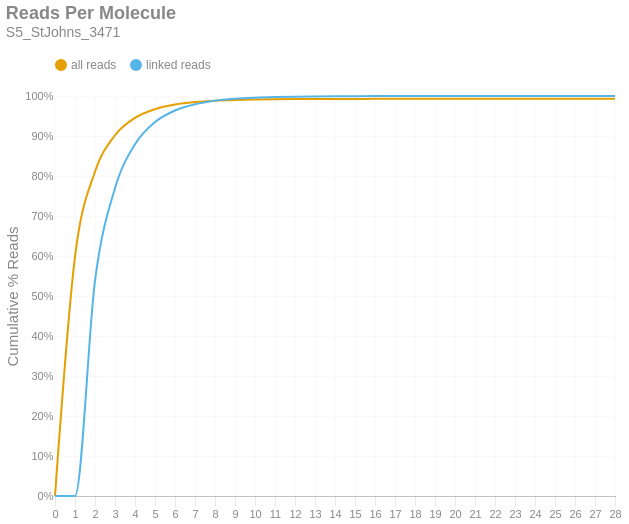

This figure's notebook cell:
### Markdown cell above
### Reads per Molecule
This chart shows the cumulative distribution of the number of reads per linked molecule. That is, how many alignments are associated with a unique molecule. This excludes the number of reads associated with invalid or absent linked-read barcodes. The `linked` histogram is the percentages recalculated when disregarding singletons.

### Code cell
if SKIPLR:
    print_html(f"Skipped")
else:
    counts = np.bincount(valids['reads'].cast(pl.Int64).to_numpy())
    weighted = counts * np.arange(len(counts))
    all_perc = weighted / n_reads
    linked_perc = weighted / n_linked_reads
    linked_perc[1] = 0
    binned_df = pl.DataFrame({
        'readsper': list(range(len(counts))),
        'all reads (cumsum)': np.cumsum(all_perc).tolist(),
        'linked reads (cumsum)': np.cumsum(linked_perc).tolist(),
    })

    with SafeRender(binned_df):
        (
            density_plot(binned_df, 'Reads Per Molecule', samplename, 'readspmol')
            .encode(
                x=alt.X('readsper:O', title=None).axis(labelAngle=0).scale(padding=0),
                y=alt.Y('value:Q', title='Cumulative % Reads').axis(format='%').stack(False),
                color=alt.Color("key:N").scale(domain=["all reads", "linked reads"]),
                tooltip=[
                    alt.Tooltip("key:N", title="Data Type"),
                    alt.Tooltip("readsper:O", title="Reads Per Molecule"),
                    alt.Tooltip("value:Q", format=".2%", title="% Reads (Cum.)")
                ]            
            )
        ).display()

### Figure 1 — Vega-Lite specification as saved in the notebook (floating-point values rounded to 4 significant figures)
{"width": "container", "height": 400, "config": {"title": {"anchor": "start", "dy": -15, "fontSize": 18, "color": "#888888", "subtitleColor": "#888888", "subtitleFontSize": 14}, "arc": {"fill": "#0072B2"}, "axis": {"domainColor": "#888888", "domainWidth": 0.5, "gridWidth": 0.2, "grid": false, "titleFontWeight": 400, "titleFontSize": 15, "labelFontSize": 11, "labelColor": "#888888", "tickColor": "#888888", "tickWidth": 0.2, "titleColor": "#888888"}, "axisBand": {"grid": false}, "axisX": {"grid": true, "tickSize": 10, "domainCap": "round"}, "axisY": {"domain": false, "grid": true, "tickSize": 0, "domainCap": "round"}, "background": "transparent", "header": {"labelFontSize": 15, "labelColor": "#888888", "titleFontSize": 15, "titleFontWeight": 600, "titleColor": "#888888"}, "legend": {"labelFont": "sans-serif", "labelFontSize": 12, "labelColor": "#888888", "symbolSize": 100, "symbolType": "circle", "titleFontSize": 12, "titlePadding": 10, "titleColor": "#888888", "title": null, "orient": "top"}, "range": {"category": ["#E69F00", "#56B4E9", "#009E73", "#F0E442", "#0072B2", "#D55E00", "#CC79A7", "#000000"], "diverging": ["#cfe8f3", "#a2d4ec", "#73bfe2", "#46abdb", "#1696d2", "#12719e"]}, "area": {"fill": "#0072B2", "fillOpacity": 0.7, "line": true, "strokeOpacity": 0.7}, "line": {"color": "#0072B2", "stroke": "#0072B2", "strokeWidth": 2}, "trail": {"color": "#0072B2", "stroke": "#0072B2", "strokeWidth": 0, "size": 1}, "point": {"filled": true, "fillOpacity": 1.0, "size": 95}, "text": {"color": "#888888", "fontSize": 11, "align": "right", "fontWeight": 400, "size": 11}, "bar": {"fill": "#0072B2", "stroke": null}, "view": {"stroke": null, "continuousWidth": 660, "continuousHeight": 400}}, "data": {"name": "data-fb7a545b6b9397c3dbb7ba65ef3b286a"}, "mark": {"type": "line", "interpolate": "monotone", "point": {"opacity": 0, "size": 275}}, "encoding": {"color": {"field": "key", "scale": {"domain": ["all reads", "linked reads"]}, "type": "nominal"}, "tooltip": [{"field": "key", "title": "Data Type", "type": "nominal"}, {"field": "readsper", "title": "Reads Per Molecule", "type": "ordinal"}, {"field": "value", "format": ".2%", "title": "% Reads (Cum.)", "type": "quantitative"}], "x": {"axis": {"labelAngle": 0}, "field": "readsper", "scale": {"padding": 0}, "title": null, "type": "ordinal"}, "y": {"axis": {"format": "%"}, "field": "value", "stack": false, "title": "Cumulative % Reads", "type": "quantitative"}}, "params": [{"name": "param_c36ac31b6afebe62", "select": {"type": "point", "fields": ["key"]}, "bind": "legend"}], "title": {"text": "Reads Per Molecule", "subtitle": "S5_StJohns_3471"}, "transform": [{"fold": ["all reads (cumsum)", "linked reads (cumsum)"]}, {"calculate": "replace(datum.key, ' (cumsum)', '')", "as": "key"}, {"filter": {"param": "param_c36ac31b6afebe62"}}], "usermeta": {"embedOptions": {"downloadFileName": "S5_StJohns_3471.readspmol"}}, "$schema": "https://vega.github.io/schema/vega-lite/v6.1.0.json", "datasets": {"data-fb7a545b6b9397c3dbb7ba65ef3b286a": [{"readsper": 0, "all reads (cumsum)": 0.0, "linked reads (cumsum)": 0.0}, {"readsper": 1, "all reads (cumsum)": 0.5985, "linked reads (cumsum)": 0.0}, {"readsper": 2, "all reads (cumsum)": 0.8107, "linked reads (cumsum)": 0.5379}, {"readsper": 3, "all reads (cumsum)": 0.9019, "linked reads (cumsum)": 0.7693}, {"readsper": 4, "all reads (cumsum)": 0.9453, "linked reads (cumsum)": 0.8794}, {"readsper": 5, "all reads (cumsum)": 0.9672, "linked reads (cumsum)": 0.9349}, {"readsper": 6, "all reads (cumsum)": 0.9786, "linked reads (cumsum)": 0.9638}, {"readsper": 7, "all reads (cumsum)": 0.9848, "linked reads (cumsum)": 0.9794}, {"readsper": 8, "all reads (cumsum)": 0.9883, "linked reads (cumsum)": 0.9883}, {"readsper": 9, "all reads (cumsum)": 0.9902, "linked reads (cumsum)": 0.993}, {"readsper": 10, "all reads (cumsum)": 0.9912, "linked reads (cumsum)": 0.9956}, {"readsper": 11, "all reads (cumsum)": 0.9919, "linked reads (cumsum)": 0.9973}, {"readsper": 12, "all reads (cumsum)": 0.9923, "linked reads (cumsum)": 0.9984}, {"readsper": 13, "all reads (cumsum)": 0.9926, "linked reads (cumsum)": 0.999}, {"readsper": 14, "all reads (cumsum)": 0.9927, "linked reads (cumsum)": 0.9994}, {"readsper": 15, "all reads (cumsum)": 0.9928, "linked reads (cumsum)": 0.9996}, {"readsper": 16, "all reads (cumsum)": 0.9928, "linked reads (cumsum)": 0.9997}, {"readsper": 17, "all reads (cumsum)": 0.9929, "linked reads (cumsum)": 0.9998}, {"readsper": 18, "all reads (cumsum)": 0.9929, "linked reads (cumsum)": 0.9999}, {"readsper": 19, "all reads (cumsum)": 0.9929, "linked reads (cumsum)": 0.9999}, {"readsper": 20, "all reads (cumsum)": 0.9929, "linked reads (cumsum)": 0.9999}, {"readsper": 21, "all reads (cumsum)": 0.9929, "linked reads (cumsum)": 0.9999}, {"readsper": 22, "all reads (cumsum)": 0.9929, "linked reads (cumsum)": 0.9999}, {"readsper": 23, "all reads (cumsum)": 0.9929, "linked reads (cumsum)": 1.0}, {"readsper": 24, "all reads (cumsum)": 0.9929, "linked reads (cumsum)": 1.0}, {"readsper": 25, "all reads (cumsum)": 0.9929, "linked reads (cumsum)": 1.0}, {"readsper": 26, "all reads (cumsum)": 0.9929, "linked reads (cumsum)": 1.0}, {"readsper": 27, "all reads (cumsum)": 0.9929, "linked reads (cumsum)": 1.0}, {"readsper": 28, "all reads (cumsum)": 0.9929, "linked reads (cumsum)": 1.0}]}}
